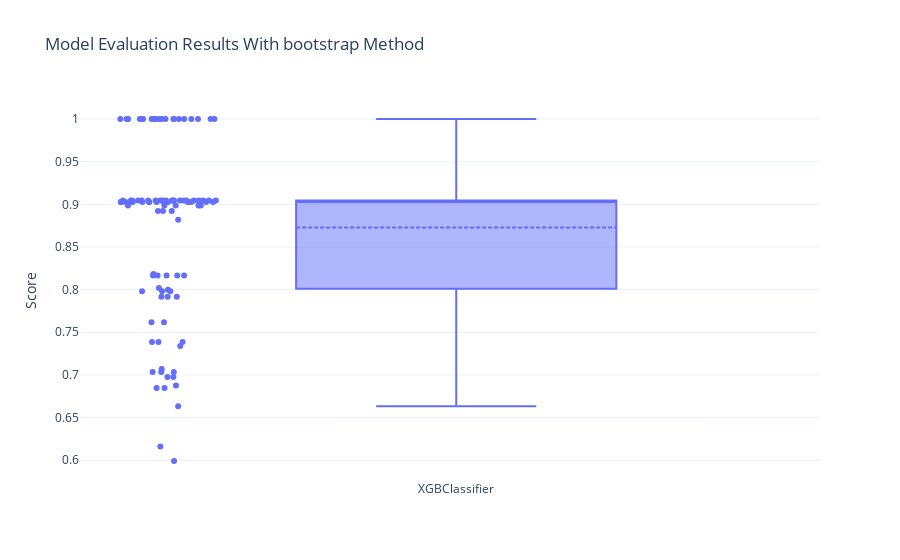
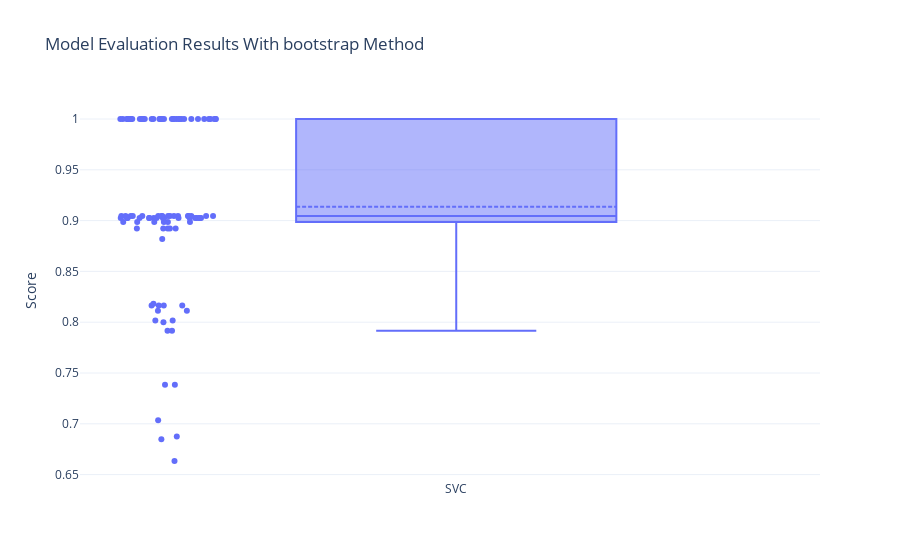
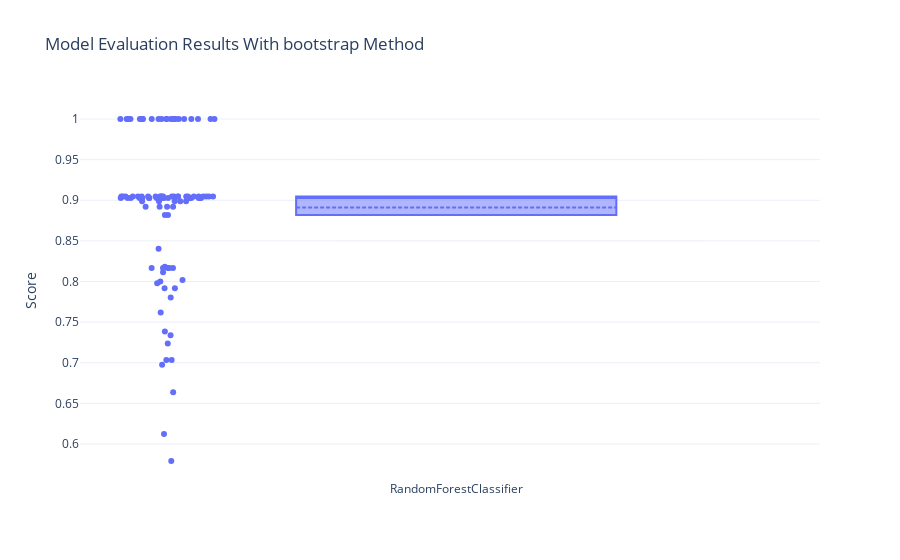

Notebook code cell kept with these figures, in order:
### Code cell
# df.roc_auc.describe()
import pandas as pd

estimators = ['LogisticRegression','XGBClassifier','SVC','RandomForestClassifier']
con_df = pd.DataFrame()

for estimator in estimators:
    mod, df  = mlpipe.bayesian_search(estimator_name=estimator,scoring='matthews_corrcoef', evaluation='bootstrap', n_trials=100, cv=5, warnings_filter=True)#,training_method='one_sem')
    df['Training Method'] = 'validation_score'
    df['Dataset'] = csv_dir
    df['Estimator'] = estimator
    df['Features'] = str(shap_features)
    con_df = pd.concat([con_df,df], ignore_index=True)

### Figure 1 — Plotly figure (JSON) as saved in the notebook; plotly's stock layout.template omitted (floating-point values rounded to 4 significant figures)
{"data": [{"boxmean": true, "boxpoints": "all", "jitter": 0.3, "name": "XGBClassifier", "pointpos": -1.8, "type": "box", "y": [0.7385, 0.9045, 0.9045, 0.9045, 0.798, 0.9045, 0.9045, 0.8987, 0.9045, 0.7917, 0.798, 1, 0.9027, 1, 1, 0.9027, 0.7035, 1, 1, 0.8165, 0.9045, 0.8921, 0.9045, 0.8182, 1, 1, 0.9027, 1, 1, 0.9027, 1, 0.6634, 1, 0.8921, 0.9045, 0.9045, 1, 0.9045, 0.6975, 0.9027, 1, 0.9027, 0.9027, 0.8987, 0.9027, 0.6162, 1, 0.7619, 0.9027, 0.9045, 0.8165, 1, 0.7338, 0.9045, 0.7035, 0.7619, 0.7385, 0.7917, 0.7917, 0.9027, 0.6975, 1, 0.8165, 0.9045, 0.8921, 0.6875, 0.798, 0.8819, 0.7385, 0.9027, 0.9027, 0.9045, 0.9027, 0.8987, 0.9027, 1, 0.8018, 0.5991, 0.8, 1, 0.9045, 0.9027, 1, 0.8987, 0.7071, 0.9045, 1, 0.8165, 1, 0.9027, 0.6847, 0.6847, 0.8987, 0.8165, 0.9045, 0.9045, 0.9027, 0.7035, 0.9045, 0.9045]}], "layout": {"title": {"text": "Model Evaluation Results With bootstrap Method"}, "yaxis": {"title": {"text": "Score"}}}}

### Figure 2 — Plotly figure (JSON) as saved in the notebook; plotly's stock layout.template omitted (floating-point values rounded to 4 significant figures)
{"data": [{"boxmean": true, "boxpoints": "all", "jitter": 0.3, "name": "SVC", "pointpos": -1.8, "type": "box", "y": [0.9027, 1, 1, 0.8, 0.9045, 1, 0.9045, 0.8987, 0.8165, 0.7917, 0.9027, 1, 0.9027, 1, 1, 0.8987, 0.7385, 1, 1, 0.9045, 1, 0.8921, 0.9045, 0.9045, 1, 1, 0.8165, 1, 1, 0.9027, 1, 0.6634, 1, 0.8921, 0.9045, 0.9045, 1, 1, 0.9027, 0.9027, 1, 1, 0.9027, 0.8987, 0.9027, 0.7035, 1, 0.8018, 0.9027, 1, 0.9027, 1, 0.8987, 0.9045, 0.9045, 0.8921, 1, 0.6847, 0.9027, 0.9027, 0.9027, 1, 0.8165, 0.9045, 0.8921, 0.6875, 0.9045, 0.8819, 0.8182, 1, 1, 0.9045, 0.9027, 1, 1, 1, 0.8921, 0.8112, 0.9045, 1, 0.9045, 0.9027, 1, 0.8987, 0.7917, 0.9045, 1, 0.7385, 1, 0.9027, 0.8018, 0.8112, 0.8987, 0.9027, 0.9045, 1, 1, 0.8165, 1, 0.9045]}], "layout": {"title": {"text": "Model Evaluation Results With bootstrap Method"}, "yaxis": {"title": {"text": "Score"}}}}

### Figure 3 — Plotly figure (JSON) as saved in the notebook; plotly's stock layout.template omitted (floating-point values rounded to 4 significant figures)
{"data": [{"boxmean": true, "boxpoints": "all", "jitter": 0.3, "name": "RandomForestClassifier", "pointpos": -1.8, "type": "box", "y": [0.8165, 0.9045, 0.9045, 0.9045, 0.9045, 1, 0.9045, 0.8987, 0.9045, 0.8987, 0.9045, 1, 0.9027, 0.9027, 1, 0.9027, 0.7035, 1, 0.9045, 0.8165, 0.9045, 0.8921, 0.7338, 0.8182, 1, 1, 0.9027, 1, 1, 0.9027, 1, 0.8819, 1, 0.8921, 0.9045, 0.9045, 0.9027, 0.9045, 0.6124, 0.9027, 0.9045, 1, 0.9027, 0.7917, 0.8112, 0.798, 1, 0.7619, 0.9027, 1, 0.9027, 1, 0.8987, 0.9045, 0.9045, 0.8921, 0.7385, 0.9027, 0.7917, 0.9027, 0.6975, 1, 0.8165, 1, 0.8921, 0.8402, 0.9045, 0.8819, 0.9045, 1, 1, 0.9045, 0.9027, 0.9027, 0.9027, 1, 0.7237, 0.6637, 0.8, 1, 0.9045, 0.9027, 0.9045, 0.8987, 0.8018, 0.9045, 1, 0.8165, 1, 1, 0.5791, 0.7802, 0.8987, 0.8165, 0.9045, 1, 0.9027, 0.7035, 0.9045, 0.9045]}], "layout": {"title": {"text": "Model Evaluation Results With bootstrap Method"}, "yaxis": {"title": {"text": "Score"}}}}
